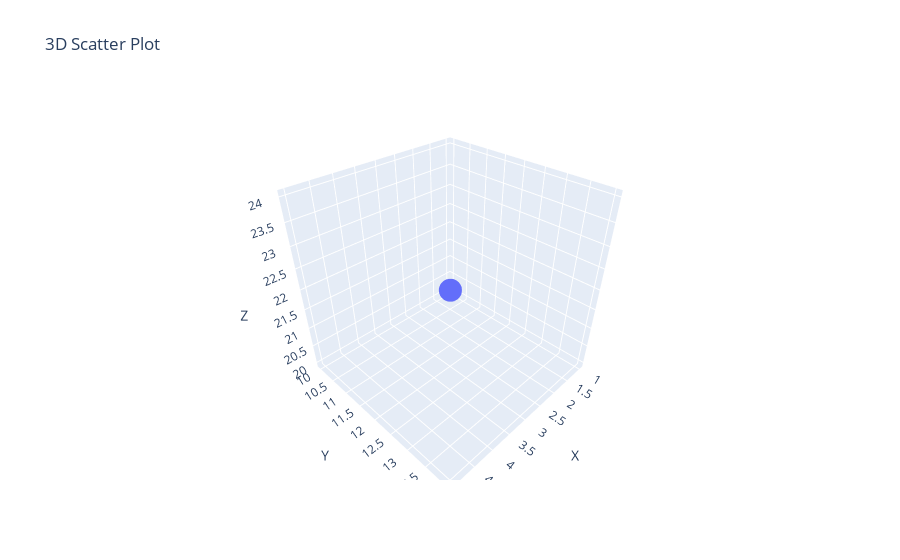

This figure's notebook cell:
### Code cell
#13. Create a 3D scatter plot using Plotly.

import plotly.express as px
import pandas as pd

# Create a sample DataFrame with 3 columns for 3D coordinates
data = {
    'X': [1, 2, 3, 4, 5],
    'Y': [10, 11, 12, 13, 14],
    'Z': [20, 21, 22, 23, 24]
}

df = pd.DataFrame(data)

# Create a 3D scatter plot
fig = px.scatter_3d(df, x='X', y='Y', z='Z', title='3D Scatter Plot')

# Show the plot
fig.show()

### Figure 1 — Plotly figure (JSON) as saved in the notebook; plotly's stock layout.template omitted (floating-point values rounded to 4 significant figures)
{"data": [{"hovertemplate": "X=%{x}<br>Y=%{y}<br>Z=%{z}<extra></extra>", "legendgroup": "", "marker": {"color": "#636efa", "symbol": "circle"}, "mode": "markers", "name": "", "scene": "scene", "showlegend": false, "type": "scatter3d", "x": [1, 2, 3, 4, 5], "y": [10, 11, 12, 13, 14], "z": [20, 21, 22, 23, 24]}], "layout": {"legend": {"tracegroupgap": 0}, "scene": {"domain": {"x": [0, 1], "y": [0, 1]}, "xaxis": {"title": {"text": "X"}}, "yaxis": {"title": {"text": "Y"}}, "zaxis": {"title": {"text": "Z"}}}, "title": {"text": "3D Scatter Plot"}}}
